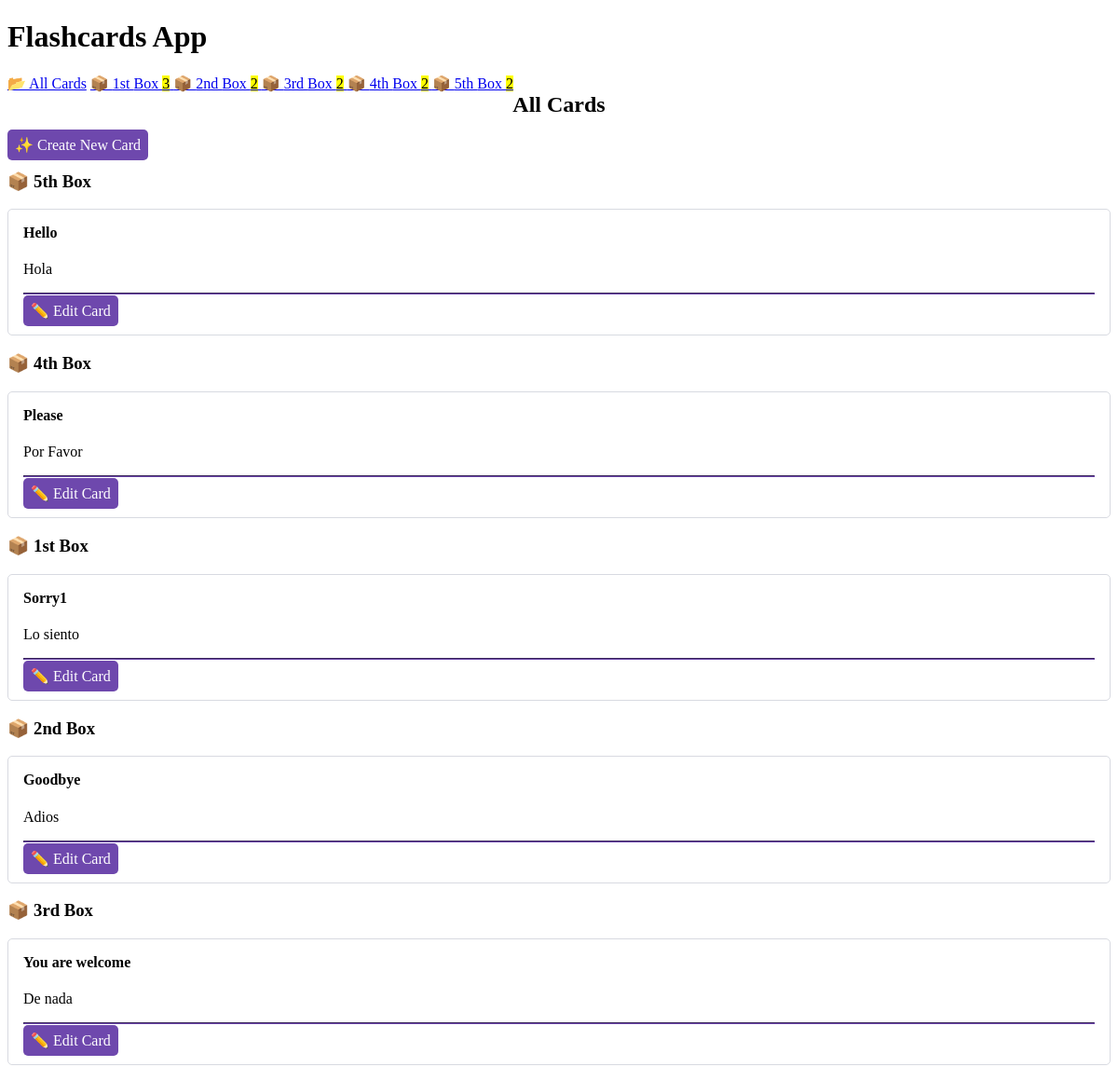
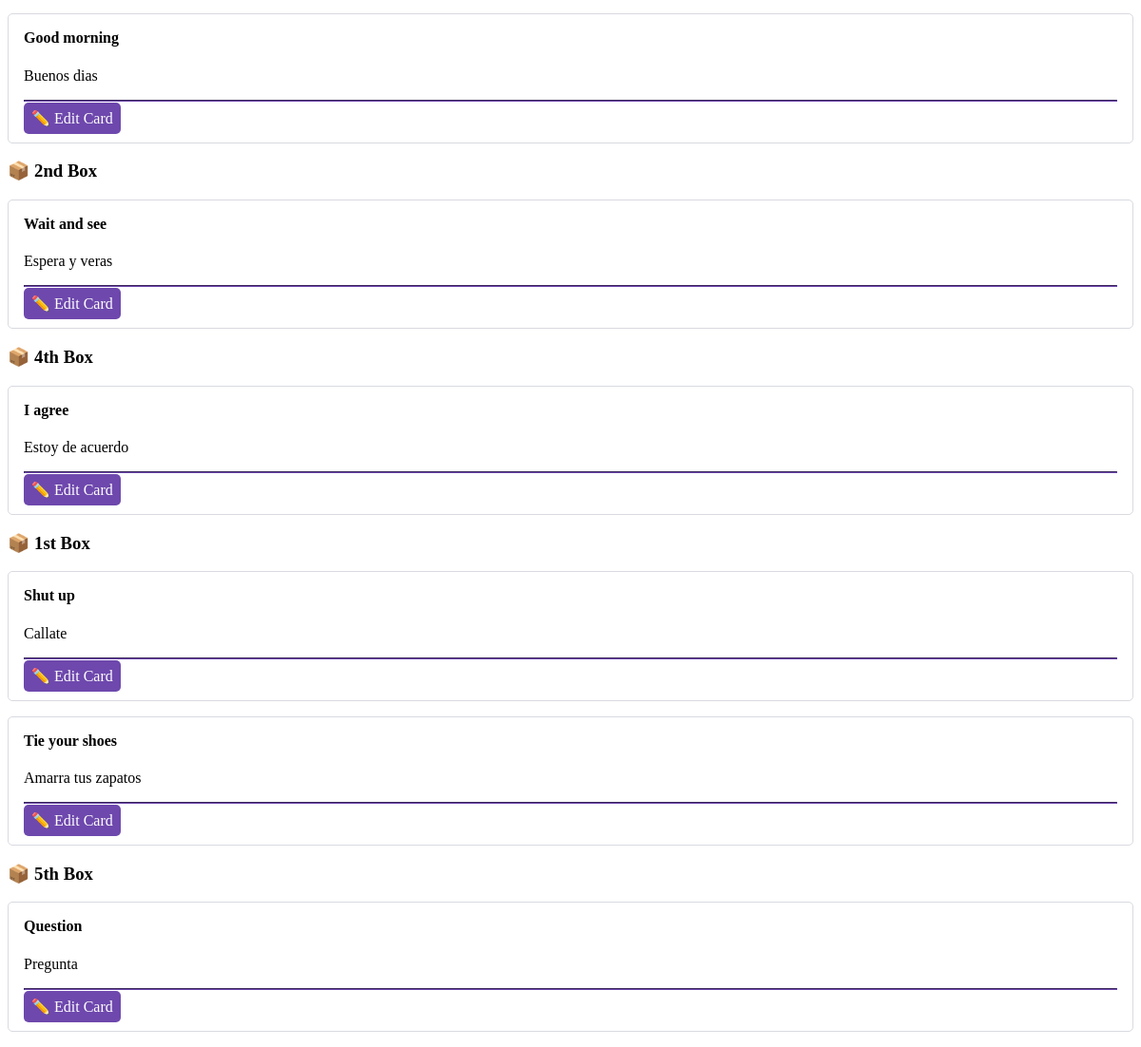
The page / on the database its author committed (2 pictures, top to bottom).
### cards/models.py (models this page shows, shortened)
class Card(models.Model):
    question = models.CharField(max_length=100)
    answer = models.CharField(max_length=100)
    box = models.IntegerField(
        choices=zip(BOXES, BOXES),
        default=BOXES[0],
    )
    date_created = models.DateTimeField(auto_now_add=True)

### cards/views.py (the view)
class CardListView(ListView):
    model = Card
    queryset = Card.objects.all()

### cards/templatetags/cards_tags.py (called while the page is built)
@register.inclusion_tag("cards/box_links.html")
def boxes_as_links():
    boxes = []
    for box_num in BOXES:
        card_count = Card.objects.filter(box=box_num).count()
        boxes.append({
            "number": box_num,
            "card_count": card_count,
        })
    return {"boxes": boxes}

### cards/templates/cards/card_list.html
{% extends "cards/base.html" %}
{% load humanize %}
{% block content %}
    <h2>
        All Cards
    </h2>
    <a href="{% url 'card-create' %}" role="button">
        ✨ Create New Card
    </a>
    {% for card in card_list %}
        {% ifchanged %}
            <h3>📦 {{ card.box | ordinal }} Box</h3>
        {% endifchanged %}
        {% include "cards/card.html" %}
    {% endfor %}
{% endblock content %}

### cards/templates/cards/base.html (shortened to what this page needs)
<!DOCTYPE html>
<html lang="en">
<head>
    <link rel="stylesheet" href="https://cdn.simplecss.org/simple.min.css">
</head>
<body>
    <header>
        <h1>Flashcards App</h1>
        {% include "cards/navigation.html" %}
    </header>
    <main>
        {% block content %}{% endblock content %}
    </main>
</body>
</html>

### cards/templates/cards/navigation.html
{% load cards_tags %}
<nav>
    <a href="{% url 'card-list' %}">📂 All Cards</a>
    {% boxes_as_links %}
</nav>

### cards/templates/cards/box_links.html
{% load humanize %}
{% for box in boxes %}
    <a href="{% url 'box' box_num=box.number %}">
        📦 {{ box.number | ordinal }} Box <mark>{{ box.card_count }}</mark>
    </a>
{% endfor %}

### cards/templates/cards/card.html (shortened to what this page needs)
<article>
    <h4>{{ card.question }}</h4>
    {% if not check_card %}
        <p>{{ card.answer }}</p>
        <hr>
        <a href="{% url 'card-update' card.id %}" role="button">
            ✏️ Edit Card
        </a>
    {% endif %}
</article>

### cards/templates/cards/base.html (style rules this page uses)
:root { --accent: #6e48ad; --accent-bg: white; --bg: #fff; --text: #212121; --text-light: #585858; --border: #d8dae1; --code: #d81b60; --preformatted: #444; }
article { background-color: var(--marked); border: 1px solid var(--border); border-radius: 5px; padding: 1em; margin: 1em 0; }
h2 { text-align: center; }
h2, h4 { margin-top: 0; }
hr { background: var(--accent); border-color: var(--accent); }
button, a[role="button"] { color: white; text-decoration: none; }
a[role="button"] { background-color: var(--accent); border: none; border-radius: 5px; padding: 0.5em; margin: 2em 0; color: white; text-decoration: none; }

### rows shown on the page
Card: box|ordinal "5th", question "Hello", answer "Hola"
Card: box|ordinal "4th", question "Please", answer "Por Favor"
Card: box|ordinal "1st", question "Sorry1", answer "Lo siento"
Card: box|ordinal "2nd", question "Goodbye", answer "Adios"
Card: box|ordinal "3rd", question "You are welcome", answer "De nada"
Card: question "Good morning", answer "Buenos dias"
Card: box|ordinal "2nd", question "Wait and see", answer "Espera y veras"
Card: box|ordinal "4th", question "I agree", answer "Estoy de acuerdo"
Card: box|ordinal "1st", question "Shut up", answer "Callate"
Card: question "Tie your shoes", answer "Amarra tus zapatos"
Card: box|ordinal "5th", question "Question", answer "Pregunta"

### other values the page prints
{{ box.number | ordinal }} "1st" "2nd" "3rd" "4th" "5th"
{{ box.card_count }} "3" "2" "2" "2" "2"
